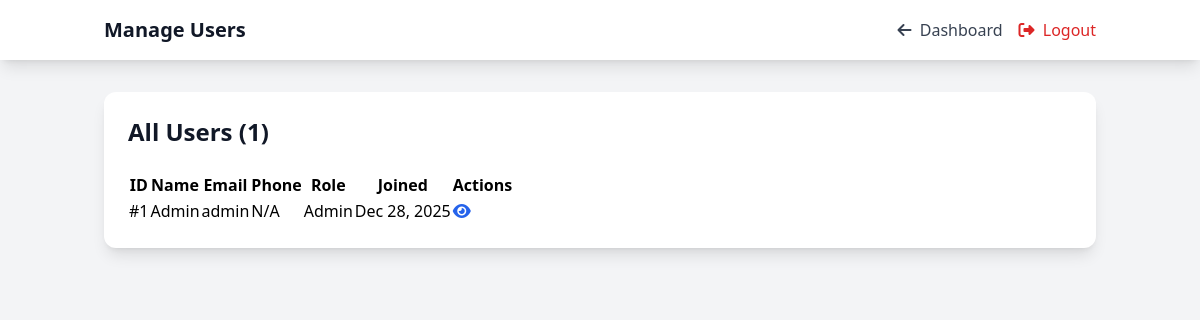
The page /admin/users.php (signed in) on the database its author committed.
### tables this page shows
CREATE TABLE IF NOT EXISTS users (
    id INT AUTO_INCREMENT PRIMARY KEY,
    name VARCHAR(255) NOT NULL,
    email VARCHAR(255) UNIQUE NOT NULL,
    password VARCHAR(255) NOT NULL,
    phone VARCHAR(50),
    role ENUM('admin', 'user', 'technician') DEFAULT 'user',
    avatar VARCHAR(255),
    created_at TIMESTAMP DEFAULT CURRENT_TIMESTAMP,
    updated_at TIMESTAMP DEFAULT CURRENT_TIMESTAMP ON UPDATE CURRENT_TIMESTAMP,
    INDEX idx_email (email),
    INDEX idx_role (role)
);

### includes/database.php (called while the page is built, shortened)
<?php
class Database {
    private static $instance = null;
    private $conn;
    private function __construct() {
        try {
            $this->conn = new mysqli(DB_HOST, DB_USER, DB_PASS, DB_NAME);
            $this->conn->set_charset("utf8mb4");
        } catch (Exception $e) {
            die("Database connection error: " . $e->getMessage());
        }
    }
    public static function getInstance() {
        if (self::$instance === null) {
            self::$instance = new Database();
        }
        return self::$instance;
    }
    public function query($sql, $params = []) {
        $stmt = $this->conn->prepare($sql);
        $stmt->execute();
        return $stmt;
    }
    public function fetchAll($sql, $params = []) {
        $stmt = $this->query($sql, $params);
        $result = $stmt->get_result();
        return $result->fetch_all(MYSQLI_ASSOC);
    }
}
?>

### admin/users.php (the view, shortened to what this page needs)
<?php
require_once __DIR__ . '/../includes/database.php';
$db = Database::getInstance();
$users = $db->fetchAll("SELECT * FROM users ORDER BY created_at DESC");
require_once __DIR__ . '/includes/header.php';
?>
<div class="min-h-screen bg-gray-100">
    <nav class="bg-white shadow-lg">
        <div class="container mx-auto px-4">
            <div class="flex justify-between items-center py-4">
                <h1 class="text-xl font-bold text-gray-900">Manage Users</h1>
                <div class="flex items-center space-x-4">
                    <a href="<?= SITE_URL ?>/admin/dashboard.php" class="text-gray-700 hover:text-primary-600">
                        <i class="fas fa-arrow-left mr-1"></i> Dashboard
                    </a>
                    <a href="<?= SITE_URL ?>/admin/logout.php" class="text-red-600 hover:text-red-700">
                        <i class="fas fa-sign-out-alt mr-1"></i> Logout
                    </a>
                </div>
            </div>
        </div>
    </nav>
    <div class="container mx-auto px-4 py-8">
        <div class="bg-white rounded-xl shadow-lg p-6">
            <h2 class="text-2xl font-bold text-gray-900 mb-6">All Users (<?= count($users) ?>)</h2>
            <div class="table-container">
                <table class="table">
                    <thead>
                        <tr>
                            <th>ID</th>
                            <th>Name</th>
                            <th>Email</th>
                            <th>Phone</th>
                            <th>Role</th>
                            <th>Joined</th>
                            <th>Actions</th>
                        </tr>
                    </thead>
                    <tbody>
                        <?php foreach ($users as $u): ?>
                        <tr>
                            <td>#<?= $u['id'] ?></td>
                            <td><?= htmlspecialchars($u['name']) ?></td>
                            <td><?= htmlspecialchars($u['email']) ?></td>
                            <td><?= htmlspecialchars($u['phone'] ?? 'N/A') ?></td>
                            <td>
                                <span class="badge badge-<?= $u['role'] === 'admin' ? 'cancelled' : 'confirmed' ?>">
                                    <?= ucfirst($u['role']) ?>
                                </span>
                            </td>
                            <td><?= date('M d, Y', strtotime($u['created_at'])) ?></td>
                            <td>
                                <button class="text-blue-600 hover:text-blue-700 mr-2" title="View Details">
                                    <i class="fas fa-eye"></i>
                                </button>
                            </td>
                        </tr>
                        <?php endforeach; ?>
                    </tbody>
                </table>
            </div>
        </div>
    </div>
</div>
<?php require_once __DIR__ . '/../includes/footer.php'; ?>

### rows shown on the page
users: id "1", name "Admin", email "admin", phone "N/A", role "Admin", created_at "Dec 28, 2025"

### other values the page prints
count($users) "1"
